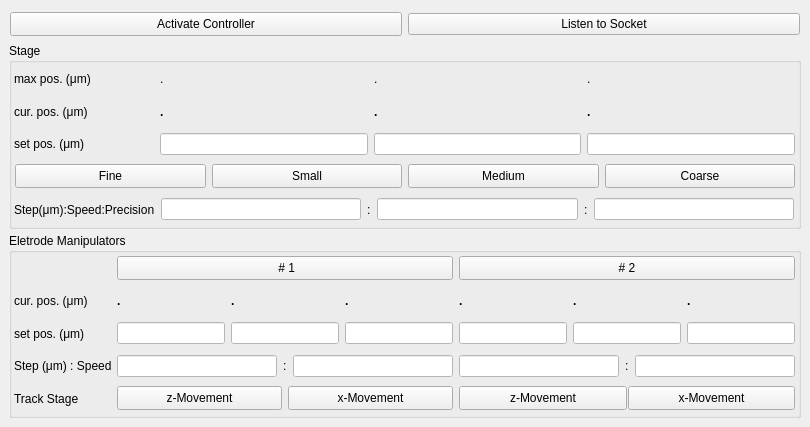
  <widget class="QDockWidget" name="dockWidget_5">
   <property name="sizePolicy">
    <sizepolicy hsizetype="Preferred" vsizetype="Preferred">
     <horstretch>0</horstretch>
     <verstretch>0</verstretch>
    </sizepolicy>
   </property>
   <property name="minimumSize">
    <size>
     <width>538</width>
     <height>427</height>
    </size>
   </property>
   <property name="font">
    <font>
     <weight>75</weight>
     <bold>true</bold>
    </font>
   </property>
   <property name="styleSheet">
    <string notr="true">QDockWidget::title{background:rgb(85, 85, 255);}
</string>
   </property>
   <property name="features">
    <set>QDockWidget::DockWidgetFloatable|QDockWidget::DockWidgetMovable</set>
   </property>
   <property name="windowTitle">
    <string>Move Panel</string>
   </property>
   <attribute name="dockWidgetArea">
    <number>1</number>
   </attribute>
   <widget class="QWidget" name="dockWidgetContents_5">
    <layout class="QGridLayout" name="gridLayout_5">
     <property name="horizontalSpacing">
      <number>2</number>
     </property>
     <property name="verticalSpacing">
      <number>4</number>
     </property>
     <item row="1" column="0" colspan="3">
      <widget class="QGroupBox" name="groupBox_3">
       <property name="font">
        <font>
         <weight>50</weight>
         <bold>false</bold>
        </font>
       </property>
       <property name="title">
        <string>Stage</string>
       </property>
       <layout class="QGridLayout" name="gridLayout_2">
        <property name="leftMargin">
         <number>2</number>
        </property>
        <property name="topMargin">
         <number>1</number>
        </property>
        <property name="rightMargin">
         <number>2</number>
        </property>
        <property name="bottomMargin">
         <number>2</number>
        </property>
        <property name="spacing">
         <number>4</number>
        </property>
        <item row="3" column="1">
         <widget class="QWidget" name="horizontalWidget" native="true">
          <layout class="QHBoxLayout" name="horizontalLayout_8">
           <property name="leftMargin">
            <number>1</number>
           </property>
           <property name="topMargin">
            <number>1</number>
           </property>
           <property name="rightMargin">
            <number>1</number>
           </property>
           <property name="bottomMargin">
            <number>1</number>
           </property>
           <item>
            <widget class="QLineEdit" name="setXLocationLineEdit">
             <property name="styleSheet">
              <string notr="true">background-color: rgb(255, 255, 255);</string>
             </property>
             <property name="text">
              <string/>
             </property>
            </widget>
           </item>
           <item>
            <widget class="QLineEdit" name="setYLocationLineEdit">
             <property name="styleSheet">
              <string notr="true">background-color: rgb(255, 255, 255);</string>
             </property>
             <property name="text">
              <string/>
             </property>
            </widget>
           </item>
           <item>
            <widget class="QLineEdit" name="setZLocationLineEdit">
             <property name="styleSheet">
              <string notr="true">background-color: rgb(255, 255, 255);</string>
             </property>
             <property name="text">
              <string/>
             </property>
            </widget>
           </item>
          </layout>
         </widget>
        </item>
        <item row="1" column="0">
         <widget class="QLabel" name="label_9">
          <property name="text">
           <string>max pos. (μm)</string>
          </property>
         </widget>
        </item>
        <item row="4" column="0" colspan="2">
         <widget class="QWidget" name="horizontalWidget" native="true">
          <layout class="QHBoxLayout" name="horizontalLayout">
           <property name="leftMargin">
            <number>1</number>
           </property>
           <property name="topMargin">
            <number>1</number>
           </property>
           <property name="rightMargin">
            <number>1</number>
           </property>
           <property name="bottomMargin">
            <number>1</number>
           </property>
           <item>
            <widget class="QPushButton" name="fineBtn">
             <property name="maximumSize">
              <size>
               <width>16777215</width>
               <height>24</height>
              </size>
             </property>
             <property name="text">
              <string>Fine</string>
             </property>
             <property name="iconSize">
              <size>
               <width>16</width>
               <height>16</height>
              </size>
             </property>
             <property name="checkable">
              <bool>true</bool>
             </property>
             <attribute name="buttonGroup">
              <string notr="true">buttonGroup</string>
             </attribute>
            </widget>
           </item>
           <item>
            <widget class="QPushButton" name="smallBtn">
             <property name="maximumSize">
              <size>
               <width>16777215</width>
               <height>24</height>
              </size>
             </property>
             <property name="text">
              <string>Small</string>
             </property>
             <property name="checkable">
              <bool>true</bool>
             </property>
             <attribute name="buttonGroup">
              <string notr="true">buttonGroup</string>
             </attribute>
            </widget>
           </item>
           <item>
            <widget class="QPushButton" name="mediumBtn">
             <property name="maximumSize">
              <size>
               <width>16777215</width>
               <height>24</height>
              </size>
             </property>
             <property name="text">
              <string>Medium</string>
             </property>
             <property name="checkable">
              <bool>true</bool>
             </property>
             <attribute name="buttonGroup">
              <string notr="true">buttonGroup</string>
             </attribute>
            </widget>
           </item>
           <item>
            <widget class="QPushButton" name="coarseBtn">
             <property name="maximumSize">
              <size>
               <width>16777215</width>
               <height>24</height>
              </size>
             </property>
             <property name="text">
              <string>Coarse</string>
             </property>
             <property name="checkable">
              <bool>true</bool>
             </property>
             <attribute name="buttonGroup">
              <string notr="true">buttonGroup</string>
             </attribute>
            </widget>
           </item>
          </layout>
         </widget>
        </item>
        <item row="3" column="0">
         <widget class="QLabel" name="label_13">
          <property name="text">
           <string>set pos. (μm)</string>
          </property>
         </widget>
        </item>
        <item row="2" column="0">
         <widget class="QLabel" name="label_17">
          <property name="text">
           <string>cur. pos. (μm)</string>
          </property>
         </widget>
        </item>
        <item row="1" column="1">
         <widget class="QWidget" name="horizontalWidget" native="true">
          <layout class="QHBoxLayout" name="horizontalLayout_7">
           <property name="leftMargin">
            <number>1</number>
           </property>
           <property name="topMargin">
            <number>1</number>
           </property>
           <property name="rightMargin">
            <number>1</number>
           </property>
           <property name="bottomMargin">
            <number>1</number>
           </property>
           <item>
            <widget class="QLabel" name="minMaxXLocationValueLabel">
             <property name="text">
              <string>.</string>
             </property>
            </widget>
           </item>
           <item>
            <widget class="QLabel" name="minMaxYLocationValueLabel">
             <property name="font">
              <font>
               <weight>50</weight>
               <bold>false</bold>
              </font>
             </property>
             <property name="text">
              <string>.</string>
             </property>
            </widget>
           </item>
           <item>
            <widget class="QLabel" name="minMaxZLocationValueLabel">
             <property name="font">
              <font>
               <weight>50</weight>
               <bold>false</bold>
              </font>
             </property>
             <property name="text">
              <string>.</string>
             </property>
            </widget>
           </item>
          </layout>
         </widget>
        </item>
        <item row="2" column="1">
         <widget class="QWidget" name="horizontalWidget" native="true">
          <layout class="QHBoxLayout" name="horizontalLayout_9">
           <property name="leftMargin">
            <number>1</number>
           </property>
           <property name="topMargin">
            <number>1</number>
           </property>
           <property name="rightMargin">
            <number>1</number>
           </property>
           <property name="bottomMargin">
            <number>1</number>
           </property>
           <item>
            <widget class="QLabel" name="isXLocationValueLabel">
             <property name="font">
              <font>
               <weight>75</weight>
               <bold>true</bold>
              </font>
             </property>
             <property name="text">
              <string>.</string>
             </property>
            </widget>
           </item>
           <item>
            <widget class="QLabel" name="isYLocationValueLabel">
             <property name="font">
              <font>
               <weight>75</weight>
               <bold>true</bold>
              </font>
             </property>
             <property name="text">
              <string>.</string>
             </property>
            </widget>
           </item>
           <item>
            <widget class="QLabel" name="isZLocationValueLabel">
             <property name="font">
              <font>
               <weight>75</weight>
               <bold>true</bold>
              </font>
             </property>
             <property name="text">
              <string>.</string>
             </property>
            </widget>
           </item>
          </layout>
         </widget>
        </item>
        <item row="5" column="0">
         <widget class="QLabel" name="label_18">
          <property name="text">
           <string>Step(μm):Speed:Precision</string>
          </property>
         </widget>
        </item>
        <item row="5" column="1">
         <widget class="QWidget" name="horizontalWidget" native="true">
          <property name="minimumSize">
           <size>
            <width>0</width>
            <height>0</height>
           </size>
          </property>
          <layout class="QHBoxLayout" name="horizontalLayout_11">
           <property name="leftMargin">
            <number>2</number>
           </property>
           <property name="topMargin">
            <number>2</number>
           </property>
           <property name="rightMargin">
            <number>2</number>
           </property>
           <property name="bottomMargin">
            <number>2</number>
           </property>
           <item>
            <widget class="QLineEdit" name="stepLineEdit">
             <property name="styleSheet">
              <string notr="true">background-color: rgb(255, 255, 255);</string>
             </property>
            </widget>
           </item>
           <item>
            <widget class="QLabel" name="label_19">
             <property name="text">
              <string>:</string>
             </property>
            </widget>
           </item>
           <item>
            <widget class="QLineEdit" name="speedLineEdit">
             <property name="styleSheet">
              <string notr="true">background-color: rgb(255, 255, 255);</string>
             </property>
            </widget>
           </item>
           <item>
            <widget class="QLabel" name="label_3">
             <property name="text">
              <string>:</string>
             </property>
            </widget>
           </item>
           <item>
            <widget class="QLineEdit" name="precisionLineEdit">
             <property name="styleSheet">
              <string notr="true">background-color: rgb(255, 255, 255);</string>
             </property>
            </widget>
           </item>
          </layout>
         </widget>
        </item>
       </layout>
      </widget>
     </item>
     <item row="2" column="0" colspan="3">
      <widget class="QGroupBox" name="groupBox_4">
       <property name="font">
        <font>
         <weight>50</weight>
         <bold>false</bold>
        </font>
       </property>
       <property name="title">
        <string>Eletrode Manipulators</string>
       </property>
       <layout class="QGridLayout" name="gridLayout_8">
        <property name="leftMargin">
         <number>2</number>
        </property>
        <property name="topMargin">
         <number>1</number>
        </property>
        <property name="rightMargin">
         <number>2</number>
        </property>
        <property name="bottomMargin">
         <number>2</number>
        </property>
        <property name="spacing">
         <number>4</number>
        </property>
        <item row="3" column="1">
         <widget class="QWidget" name="horizontalWidget" native="true">
          <property name="minimumSize">
           <size>
            <width>0</width>
            <height>0</height>
           </size>
          </property>
          <layout class="QHBoxLayout" name="horizontalLayout_12">
           <property name="leftMargin">
            <number>1</number>
           </property>
           <property name="topMargin">
            <number>1</number>
           </property>
           <property name="rightMargin">
            <number>1</number>
           </property>
           <property name="bottomMargin">
            <number>1</number>
           </property>
           <item>
            <widget class="QLineEdit" name="xSetPosDev1LE">
             <property name="styleSheet">
              <string notr="true">background-color: rgb(255, 255, 255);</string>
             </property>
            </widget>
           </item>
           <item>
            <widget class="QLineEdit" name="ySetPosDev1LE">
             <property name="styleSheet">
              <string notr="true">background-color: rgb(255, 255, 255);</string>
             </property>
            </widget>
           </item>
           <item>
            <widget class="QLineEdit" name="zSetPosDev1LE">
             <property name="styleSheet">
              <string notr="true">background-color: rgb(255, 255, 255);</string>
             </property>
            </widget>
           </item>
          </layout>
         </widget>
        </item>
        <item row="4" column="2">
         <widget class="QWidget" name="horizontalWidget" native="true">
          <layout class="QHBoxLayout" name="horizontalLayout_10">
           <property name="leftMargin">
            <number>1</number>
           </property>
           <property name="topMargin">
            <number>1</number>
           </property>
           <property name="rightMargin">
            <number>1</number>
           </property>
           <property name="bottomMargin">
            <number>1</number>
           </property>
           <item>
            <widget class="QLineEdit" name="device2StepLE">
             <property name="styleSheet">
              <string notr="true">background-color: rgb(255, 255, 255);</string>
             </property>
            </widget>
           </item>
           <item>
            <widget class="QLabel" name="label_12">
             <property name="text">
              <string>:</string>
             </property>
            </widget>
           </item>
           <item>
            <widget class="QLineEdit" name="device2SpeedLE">
             <property name="styleSheet">
              <string notr="true">background-color: rgb(255, 255, 255);</string>
             </property>
            </widget>
           </item>
          </layout>
         </widget>
        </item>
        <item row="2" column="2">
         <widget class="QWidget" name="horizontalWidget" native="true">
          <property name="minimumSize">
           <size>
            <width>0</width>
            <height>0</height>
           </size>
          </property>
          <layout class="QHBoxLayout" name="horizontalLayout_3">
           <property name="leftMargin">
            <number>1</number>
           </property>
           <property name="topMargin">
            <number>1</number>
           </property>
           <property name="rightMargin">
            <number>1</number>
           </property>
           <property name="bottomMargin">
            <number>1</number>
           </property>
           <item>
            <widget class="QLabel" name="xIsPosDev2LE">
             <property name="font">
              <font>
               <weight>75</weight>
               <bold>true</bold>
              </font>
             </property>
             <property name="text">
              <string>.</string>
             </property>
            </widget>
           </item>
           <item>
            <widget class="QLabel" name="yIsPosDev2LE">
             <property name="font">
              <font>
               <weight>75</weight>
               <bold>true</bold>
              </font>
             </property>
             <property name="text">
              <string>.</string>
             </property>
            </widget>
           </item>
           <item>
            <widget class="QLabel" name="zIsPosDev2LE">
             <property name="font">
              <font>
               <weight>75</weight>
               <bold>true</bold>
              </font>
             </property>
             <property name="text">
              <string>.</string>
             </property>
            </widget>
           </item>
          </layout>
         </widget>
        </item>
        <item row="4" column="1">
         <widget class="QWidget" name="horizontalWidget" native="true">
          <property name="minimumSize">
           <size>
            <width>0</width>
            <height>0</height>
           </size>
          </property>
          <layout class="QHBoxLayout" name="horizontalLayout_13">
           <property name="leftMargin">
            <number>1</number>
           </property>
           <property name="topMargin">
            <number>1</number>
           </property>
           <property name="rightMargin">
            <number>1</number>
           </property>
           <property name="bottomMargin">
            <number>1</number>
           </property>
           <item>
            <widget class="QLineEdit" name="device1StepLE">
             <property name="styleSheet">
              <string notr="true">background-color: rgb(255, 255, 255);</string>
             </property>
            </widget>
           </item>
           <item>
            <widget class="QLabel" name="label_6">
             <property name="text">
              <string>:</string>
             </property>
            </widget>
           </item>
           <item>
            <widget class="QLineEdit" name="device1SpeedLE">
             <property name="styleSheet">
              <string notr="true">background-color: rgb(255, 255, 255);</string>
             </property>
            </widget>
           </item>
          </layout>
         </widget>
        </item>
        <item row="3" column="2">
         <widget class="QWidget" name="horizontalWidget" native="true">
          <layout class="QHBoxLayout" name="horizontalLayout_5">
           <property name="leftMargin">
            <number>1</number>
           </property>
           <property name="topMargin">
            <number>1</number>
           </property>
           <property name="rightMargin">
            <number>1</number>
           </property>
           <property name="bottomMargin">
            <number>1</number>
           </property>
           <item>
            <widget class="QLineEdit" name="xSetPosDev2LE">
             <property name="styleSheet">
              <string notr="true">background-color: rgb(255, 255, 255);</string>
             </property>
            </widget>
           </item>
           <item>
            <widget class="QLineEdit" name="ySetPosDev2LE">
             <property name="styleSheet">
              <string notr="true">background-color: rgb(255, 255, 255);</string>
             </property>
            </widget>
           </item>
           <item>
            <widget class="QLineEdit" name="zSetPosDev2LE">
             <property name="styleSheet">
              <string notr="true">background-color: rgb(255, 255, 255);</string>
             </property>
            </widget>
           </item>
          </layout>
         </widget>
        </item>
        <item row="2" column="1">
         <widget class="QWidget" name="horizontalWidget" native="true">
          <property name="minimumSize">
           <size>
            <width>0</width>
            <height>0</height>
           </size>
          </property>
          <layout class="QHBoxLayout" name="horizontalLayout_4">
           <property name="leftMargin">
            <number>1</number>
           </property>
           <property name="topMargin">
            <number>1</number>
           </property>
           <property name="rightMargin">
            <number>1</number>
           </property>
           <property name="bottomMargin">
            <number>1</number>
           </property>
           <item>
            <widget class="QLabel" name="xIsPosDev1LE">
             <property name="font">
              <font>
               <weight>75</weight>
               <bold>true</bold>
              </font>
             </property>
             <property name="text">
              <string>.</string>
             </property>
            </widget>
           </item>
           <item>
            <widget class="QLabel" name="yIsPosDev1LE">
             <property name="font">
              <font>
               <weight>75</weight>
               <bold>true</bold>
              </font>
             </property>
             <property name="text">
              <string>.</string>
             </property>
            </widget>
           </item>
           <item>
            <widget class="QLabel" name="zIsPosDev1LE">
             <property name="font">
              <font>
               <weight>75</weight>
               <bold>true</bold>
              </font>
             </property>
             <property name="text">
              <string>.</string>
             </property>
            </widget>
           </item>
          </layout>
         </widget>
        </item>
        <item row="0" column="1" colspan="2">
         <widget class="QWidget" name="horizontalWidget" native="true">
          <property name="minimumSize">
           <size>
            <width>0</width>
            <height>10</height>
           </size>
          </property>
          <layout class="QHBoxLayout" name="horizontalLayout_15">
           <property name="leftMargin">
            <number>1</number>
           </property>
           <property name="topMargin">
            <number>1</number>
           </property>
           <property name="rightMargin">
            <number>1</number>
           </property>
           <property name="bottomMargin">
            <number>1</number>
           </property>
           <item>
            <widget class="QPushButton" name="activateDev1">
             <property name="maximumSize">
              <size>
               <width>16777215</width>
               <height>24</height>
              </size>
             </property>
             <property name="sizeIncrement">
              <size>
               <width>0</width>
               <height>0</height>
              </size>
             </property>
             <property name="text">
              <string> # 1</string>
             </property>
             <property name="checkable">
              <bool>true</bool>
             </property>
             <property name="autoExclusive">
              <bool>false</bool>
             </property>
             <attribute name="buttonGroup">
              <string notr="true">buttonGroup_4</string>
             </attribute>
            </widget>
           </item>
           <item>
            <widget class="QPushButton" name="activateDev2">
             <property name="maximumSize">
              <size>
               <width>16777215</width>
               <height>24</height>
              </size>
             </property>
             <property name="text">
              <string># 2</string>
             </property>
             <property name="checkable">
              <bool>true</bool>
             </property>
             <property name="autoExclusive">
              <bool>false</bool>
             </property>
             <attribute name="buttonGroup">
              <string notr="true">buttonGroup_4</string>
             </attribute>
            </widget>
           </item>
          </layout>
         </widget>
        </item>
        <item row="2" column="0">
         <widget class="QLabel" name="label">
          <property name="text">
           <string>cur. pos. (μm)</string>
          </property>
         </widget>
        </item>
        <item row="3" column="0">
         <widget class="QLabel" name="label_23">
          <property name="text">
           <string>set pos. (μm)</string>
          </property>
         </widget>
        </item>
        <item row="4" column="0">
         <widget class="QLabel" name="label_24">
          <property name="text">
           <string>Step (μm) : Speed</string>
          </property>
         </widget>
        </item>
        <item row="5" column="0">
         <widget class="QLabel" name="label_5">
          <property name="text">
           <string>Track Stage</string>
          </property>
         </widget>
        </item>
        <item row="5" column="1">
         <widget class="QWidget" name="horizontalWidget" native="true">
          <property name="minimumSize">
           <size>
            <width>0</width>
            <height>0</height>
           </size>
          </property>
          <layout class="QHBoxLayout" name="horizontalLayout_6">
           <property name="leftMargin">
            <number>1</number>
           </property>
           <property name="topMargin">
            <number>1</number>
           </property>
           <property name="rightMargin">
            <number>1</number>
           </property>
           <property name="bottomMargin">
            <number>1</number>
           </property>
           <item>
            <widget class="QPushButton" name="trackStageZMovementDev1Btn">
             <property name="minimumSize">
              <size>
               <width>0</width>
               <height>0</height>
              </size>
             </property>
             <property name="maximumSize">
              <size>
               <width>16777215</width>
               <height>24</height>
              </size>
             </property>
             <property name="text">
              <string>z-Movement</string>
             </property>
             <property name="iconSize">
              <size>
               <width>16</width>
               <height>16</height>
              </size>
             </property>
             <property name="checkable">
              <bool>true</bool>
             </property>
             <property name="autoExclusive">
              <bool>false</bool>
             </property>
            </widget>
           </item>
           <item>
            <widget class="QPushButton" name="trackStageXMovementDev1Btn">
             <property name="maximumSize">
              <size>
               <width>16777215</width>
               <height>24</height>
              </size>
             </property>
             <property name="text">
              <string>x-Movement</string>
             </property>
             <property name="checkable">
              <bool>true</bool>
             </property>
             <property name="autoExclusive">
              <bool>false</bool>
             </property>
            </widget>
           </item>
          </layout>
         </widget>
        </item>
        <item row="5" column="2">
         <widget class="QWidget" name="horizontalWidget" native="true">
          <layout class="QHBoxLayout" name="horizontalLayout_14">
           <property name="spacing">
            <number>1</number>
           </property>
           <property name="leftMargin">
            <number>1</number>
           </property>
           <property name="topMargin">
            <number>1</number>
           </property>
           <property name="rightMargin">
            <number>1</number>
           </property>
           <property name="bottomMargin">
            <number>1</number>
           </property>
           <item>
            <widget class="QPushButton" name="trackStageZMovementDev2Btn">
             <property name="maximumSize">
              <size>
               <width>16777215</width>
               <height>24</height>
              </size>
             </property>
             <property name="text">
              <string>z-Movement</string>
             </property>
             <property name="checkable">
              <bool>true</bool>
             </property>
            </widget>
           </item>
           <item>
            <widget class="QPushButton" name="trackStageXMovementDev2Btn">
             <property name="maximumSize">
              <size>
               <width>16777215</width>
               <height>24</height>
              </size>
             </property>
             <property name="text">
              <string>x-Movement</string>
             </property>
             <property name="checkable">
              <bool>true</bool>
             </property>
            </widget>
           </item>
          </layout>
         </widget>
        </item>
       </layout>
      </widget>
     </item>
     <item row="0" column="0" colspan="3">
      <widget class="QWidget" name="horizontalWidget" native="true">
       <property name="maximumSize">
        <size>
         <width>16777215</width>
         <height>30</height>
        </size>
       </property>
       <layout class="QHBoxLayout" name="horizontalLayout_18">
        <property name="leftMargin">
         <number>1</number>
        </property>
        <property name="topMargin">
         <number>1</number>
        </property>
        <property name="rightMargin">
         <number>1</number>
        </property>
        <property name="bottomMargin">
         <number>1</number>
        </property>
        <item>
         <widget class="QPushButton" name="controllerActivateBtn">
          <property name="maximumSize">
           <size>
            <width>16777215</width>
            <height>24</height>
           </size>
          </property>
          <property name="styleSheet">
           <string notr="true"/>
          </property>
          <property name="text">
           <string>Activate Controller</string>
          </property>
          <property name="checkable">
           <bool>true</bool>
          </property>
          <property name="checked">
           <bool>false</bool>
          </property>
         </widget>
        </item>
        <item>
         <widget class="QPushButton" name="listenToSocketBtn">
          <property name="text">
           <string>Listen to Socket</string>
          </property>
          <property name="checkable">
           <bool>true</bool>
          </property>
          <property name="checked">
           <bool>false</bool>
          </property>
         </widget>
        </item>
       </layout>
      </widget>
     </item>
    </layout>
   </widget>
  </widget>
